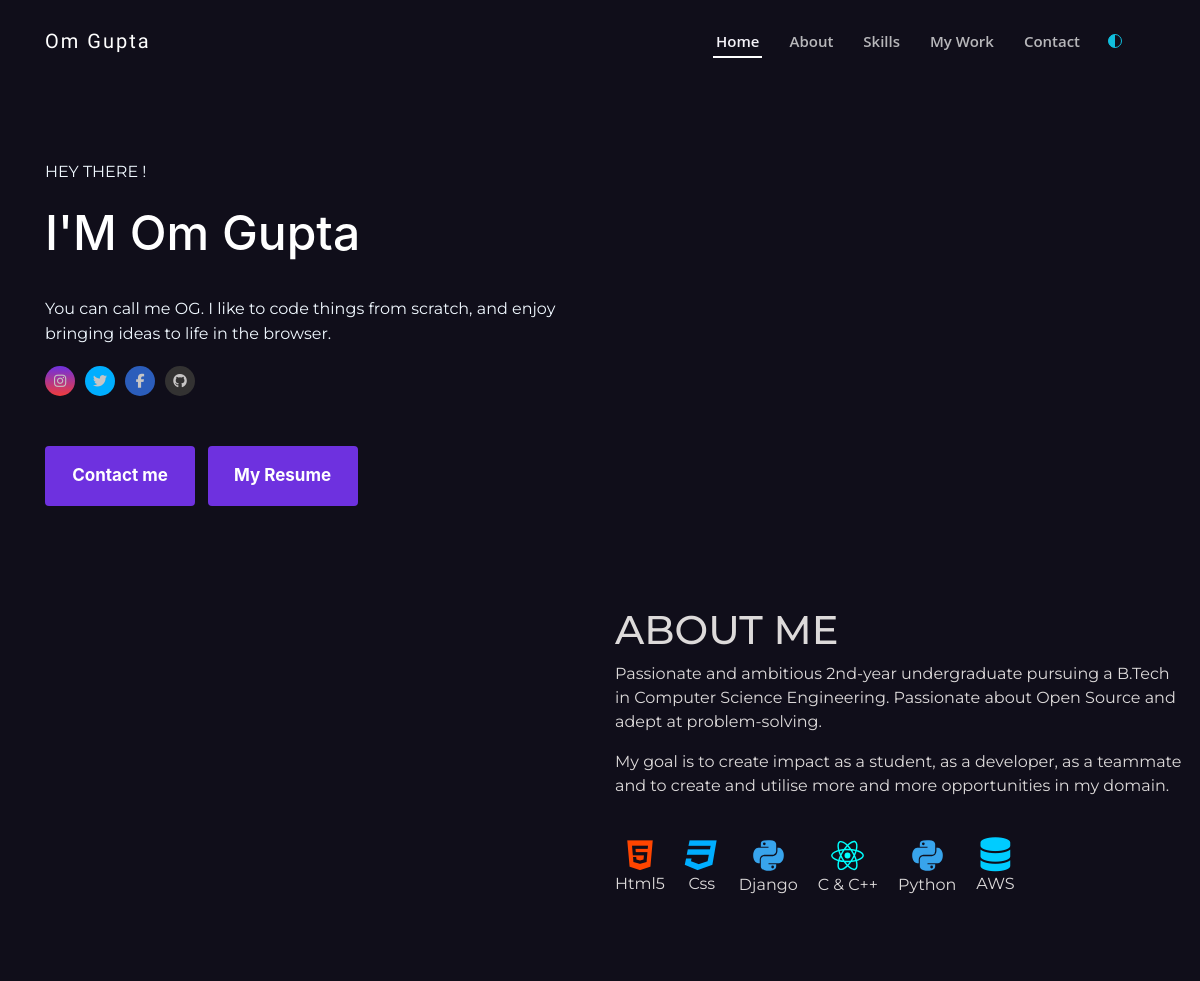
/ (upper part), run on an earlier commit of the app's database.
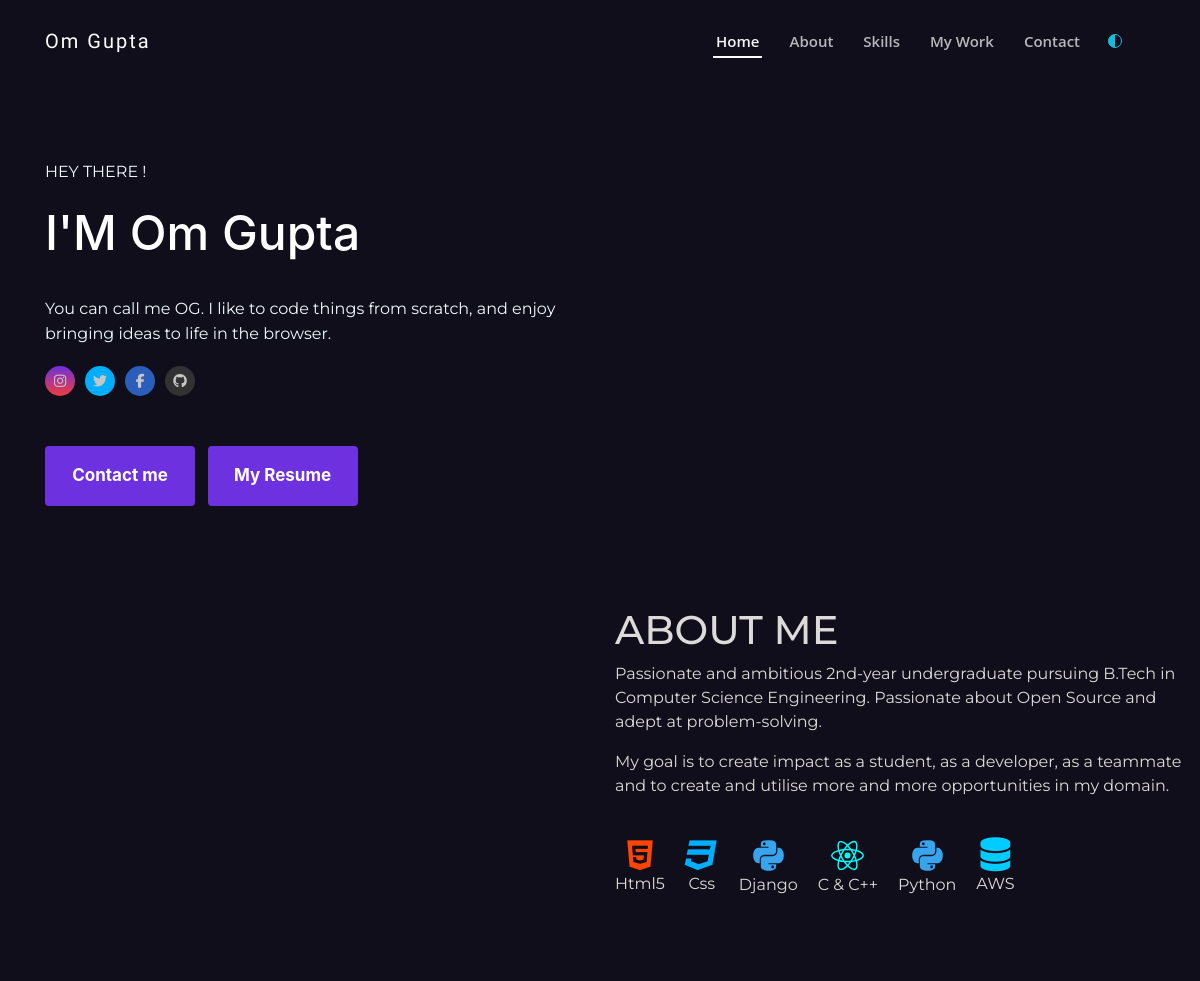
And on a later commit of the database.
### feeds/models.py (models this page shows, shortened)
class About(models.Model):
    title = models.CharField(max_length=20, blank=True, null=True)
    description1 = models.TextField(blank=False, null=True)
    description2 = models.TextField(blank=False, null=True)
    about_avatar = models.URLField(blank=True, null=True)

### feeds/views.py (the view)
# urls.py: path('',views.home_page,name="main_home" )
def home_page(request):
    myinfo = PersonalInformation.objects.all()
    myabout = About.objects.all()
    myskills = Projects.objects.all()
    skills = Skills.objects.all()
    context = {
        "info": myinfo,
        "about": myabout,
        "skills": myskills,
        "know": skills
    }
    return render(request, 'home_page.html', context)

### feeds/templates/home_page.html (shortened to what the changed rows need)
{% load static %}
<!DOCTYPE html>
<html lang="en">
<head>
    <link rel="stylesheet" href="https://unpkg.com/aos@next/dist/aos.css" />
    <link rel="stylesheet" href="https://code.ionicframework.com/ionicons/2.0.1/css/ionicons.min.css">
    <link rel="stylesheet" href="https://unicons.iconscout.com/release/v4.0.0/css/line.css">
    <link rel="stylesheet" href="https://allyoucan.cloud/cdn/icofont/1.0.1/icofont.css">
    <link href='https://cdn.jsdelivr.net/npm/boxicons@2.0.5/css/boxicons.min.css' rel='stylesheet'>
    <link rel="stylesheet" href="https://stackpath.bootstrapcdn.com/bootstrap/4.3.1/css/bootstrap.min.css">
    <link rel="stylesheet" href="{% static 'css/main.css' %}">
</head>
<body data-aos-easing="ease" data-aos-duration="1500" data-aos-delay="0">
    <header id="header" class="fixed-top ">
        <div class="container-fluid  navbur">
            <div class="navi">
                <div class="col-xl-9 d-flex align-items-center lefty">
                    <h1 class="logo mr-auto"><a href="#">Om Gupta</a></h1>
                </div>
            </div>
        </div>
    </header>
    <section class=" descript "  id="home">
        <div class="container ">
            <div class="small-container ">
                <div class="row">
                    <div class="col-md-6 initial-0 aos-init " data-aos="zoom-in" data-aos-delay="200">
                        {% for infor in info %}
                        <h1 id="name">I'M <span>{{infor.name_complete}}</span> </h1>
                    </div>
                    {% endfor %}
                </div>
            </div>
        </div>
    </section>
    <section class="about its-me " id="about">
        <div class="container2">
            <div class="small-container2 ">
                <div class="row2 initial-3">
                    {% for aboutme in about %}
                    <div class="col-md-6 aos-init" data-aos="fade-up-right" data-aos-delay="700">
                    </div>
                    <div class="col-md-6 initial-4">
                        <div class="title aos-init" data-aos="zoom-in" data-aos-delay="200">
                            <h1>{{aboutme.title}}</h1>
                        </div>
                        <p data-aos="zoom-in" data-aos-delay="200" class="aos-init">{{aboutme.description1}}</p>
                        <p data-aos="zoom-in" data-aos-delay="200" class="aos-init">{{aboutme.description2}}</p>
                        <div class="icons aos-init" data-aos="zoom-in" data-aos-delay="300">
                            <div> <i class="fa fa-html5"></i>
                                <p>Html5</p>
                            </div>
                            <div> <i class="fa fa-css3 " aria-hidden=”true”></i>
                                <p>Css</p>
                            </div>
                            <div>
                                <ion-icon name="logo-python" style="color: #38a4ec;font-size:35px"></ion-icon>
                                <p>Django</p>
                            </div>
                            <div>
                                <ion-icon name="logo-react" style="color: cyan;font-size:35px"></ion-icon>
                                <p>C & C++</p>
                            </div>
                            <div>
                                <ion-icon name="logo-python" style="color: #38a4ec;font-size:35px"></ion-icon>
                                <p>Python</p>
                            </div>
                            <div> <i class="fa fa-database"></i>
                                <p>AWS</p>
                            </div>
                        </div>
                        {% endfor %}
                    </div>
                </div>
            </div>
        </div>
    </section>
</body>
</html>

What changed in the data, as far as the page shows it:
changed About "ABOUT ME": description1 "Passionate and ambitious 2nd-year undergraduate pursuing a B.Tech in Computer Science Engineering. Passionate about Open Source and adept at problem-solving." → "Passionate and ambitious 2nd-year undergraduate pursuing B.Tech in Computer Science Engineering. Passionate about Open Source and adept at problem-solving."
